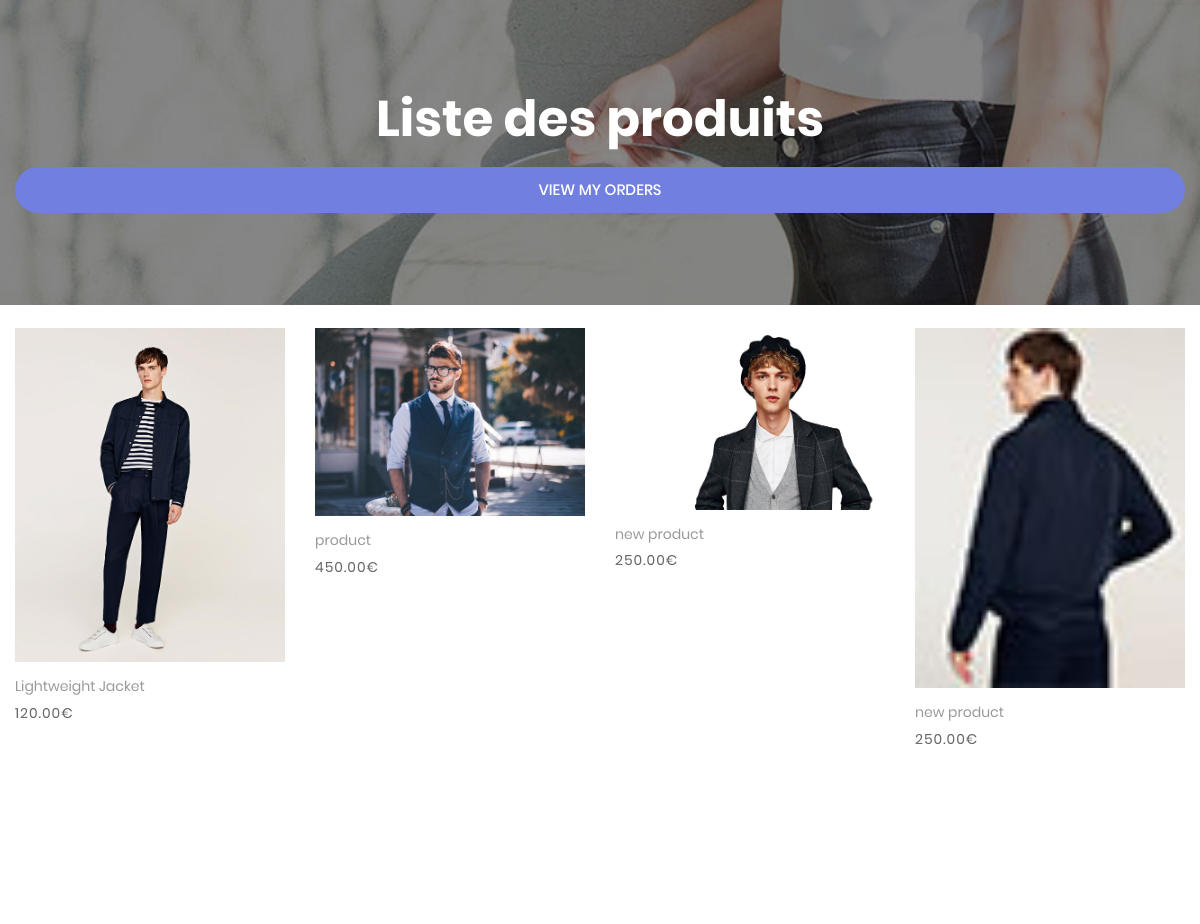
Before: /accounts/client/dashboard/ (signed in) with the older database file.
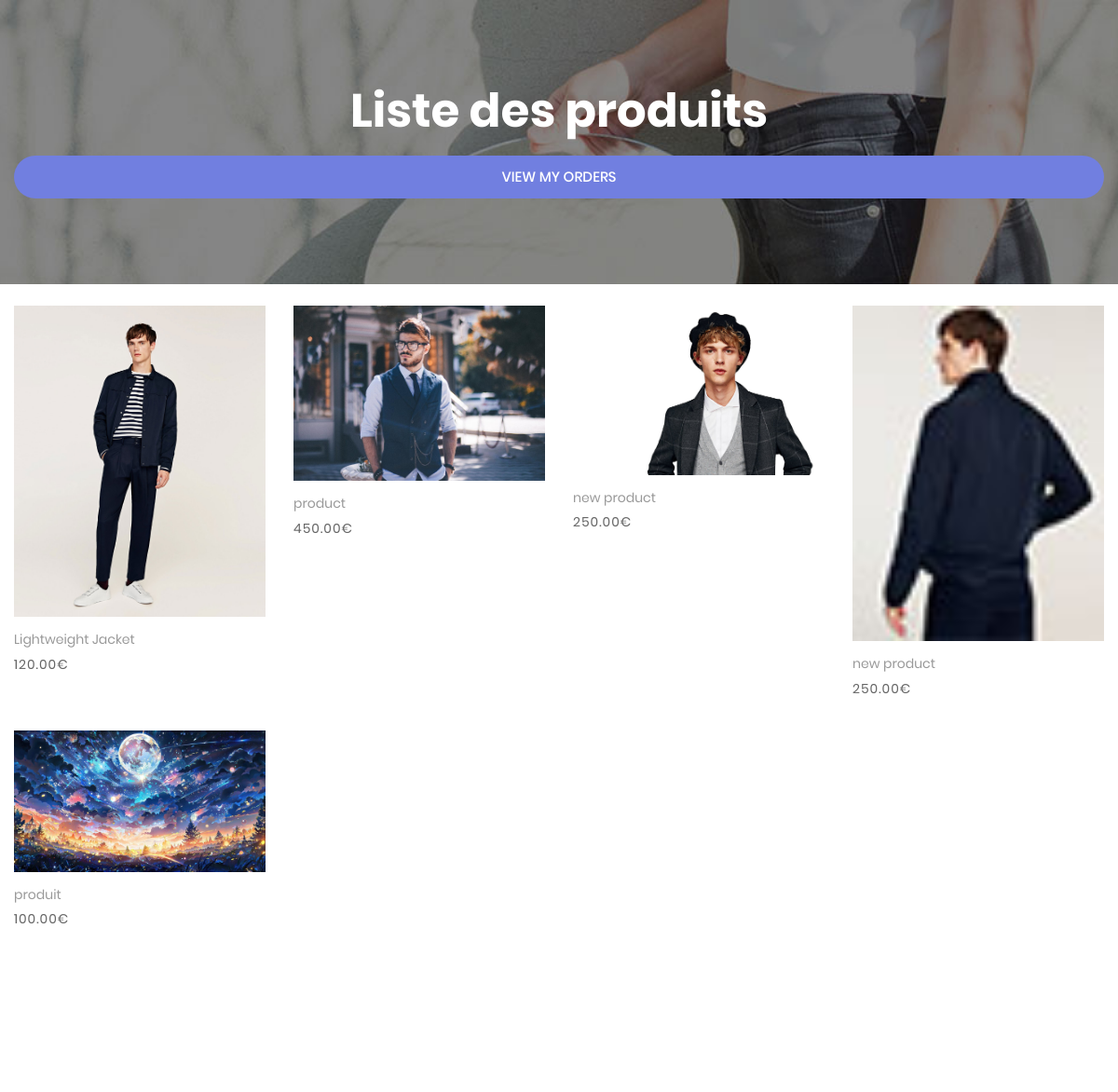
After: the same page with the newer database file.
### accounts/models.py (models this page shows, shortened)
class Product(models.Model):
    name = models.CharField(max_length=100)
    description = models.TextField()
    price = models.DecimalField(max_digits=10, decimal_places=2)
    stock = models.PositiveIntegerField()
    image = models.ImageField(upload_to='products/', blank=True, null=True)

### accounts/views.py (the view, shortened to what this page needs)
# urls.py: path('client/dashboard/', views.client_dashboard, name='client_dashboard'),
def client_dashboard(request):
    if request.user.role != 'client':
        return redirect('login')
    products = Product.objects.all()
    return render(request, 'accounts/client_dashboard.html', {'products': products})

### accounts/templates/accounts/client_dashboard.html (shortened to what this page needs)
{% load static %}
<!DOCTYPE html>
<html lang="en">
<head>
	<link rel="stylesheet" type="text/css" href="{% static 'vendor/bootstrap/css/bootstrap.min.css' %}">
	<link rel="stylesheet" type="text/css" href="{% static 'fonts/font-awesome-4.7.0/css/font-awesome.min.css' %}">
	<link rel="stylesheet" type="text/css" href="{% static 'fonts/iconic/css/material-design-iconic-font.min.css' %}">
	<link rel="stylesheet" type="text/css" href="{% static 'fonts/linearicons-v1.0.0/icon-font.min.css' %}">
	<link rel="stylesheet" type="text/css" href="{% static 'vendor/animate/animate.css' %}">
	<link rel="stylesheet" type="text/css" href="{% static 'vendor/css-hamburgers/hamburgers.min.css' %}">
	<link rel="stylesheet" type="text/css" href="{% static 'vendor/animsition/css/animsition.min.css' %}">
	<link rel="stylesheet" type="text/css" href="{% static 'vendor/select2/select2.min.css' %}">
	<link rel="stylesheet" type="text/css" href="{% static 'vendor/daterangepicker/daterangepicker.css' %}">
	<link rel="stylesheet" type="text/css" href="{% static 'vendor/slick/slick.css' %}">
	<link rel="stylesheet" type="text/css" href="{% static 'vendor/MagnificPopup/magnific-popup.css' %}">
	<link rel="stylesheet" type="text/css" href="{% static 'vendor/perfect-scrollbar/perfect-scrollbar.css' %}">
	<link rel="stylesheet" type="text/css" href="{% static 'css/util.css' %}">
	<link rel="stylesheet" type="text/css" href="{% static 'css/main.css' %}">
</head>
<body>
    <section class="bg-img1 txt-center p-lr-15 p-tb-92" style="background-image: url('{% static 'images/bg-01.jpg' %}');">
        <h2 class="ltext-105 cl0 txt-center">Liste des produits</h2>
        <div class="p-t-20">
            <a href="{% url 'orders' %}" class="flex-c-m stext-101 cl0 size-101 bg1 bor1 hov-btn1 p-lr-15 trans-04">
                View My Orders
            </a>
        </div>
    </section>
    <div class="bg0 m-t-23 p-b-140">
        <div class="container">
            <div class="row isotope-grid">
                {% for product in products %}
                    <div class="col-sm-6 col-md-4 col-lg-3 p-b-35 isotope-item">
                        <div class="block2">
                            <div class="block2-pic hov-img0">
                                {% if product.image %}
                                    <img src="{{ product.image.url }}" alt="{{ product.name }}">
                                {% else %}
                                    <img src="{% static 'images/product-01.jpg' %}" alt="Default">
                                {% endif %}
                            </div>
                            <div class="block2-txt flex-w flex-t p-t-14">
                                <div class="block2-txt-child1 flex-col-l">
                                    <span class="stext-104 cl4 hov-cl1 trans-04 js-name-b2 p-b-6">
                                        {{ product.name }}
                                    </span>
                                    <span class="stext-105 cl3">
                                        {{ product.price }}€
                                    </span>
                                </div>
                            </div>
                        </div>
                    </div>
                {% endfor %}
            </div>
        </div>
    </div>
</body>
</html>

### static/css/main.css (style rules this page uses)
.container { max-width: 1380px; }
@media (max-width: 1600px) { .container { max-width: 1200px; } }
.block2-pic { position: relative; }
.block2-txt-child1 { width: calc(100% - 30px); }
.cl0 { color: #fff; }
.cl3 { color: #666; }
.cl4 { color: #999; }
.stext-101 { font-family: Poppins-Medium; font-size: 15px; line-height: 1.466667; text-transform: uppercase; }
.stext-104 { font-family: Poppins-Regular; font-size: 14px; line-height: 1.466667; }
.stext-105 { font-family: Poppins-Regular; font-size: 14px; line-height: 1.466667; letter-spacing: 1px; }
.ltext-105 { font-family: Poppins-Bold; font-size: 50px; line-height: 1.1; }
.size-101 { min-width: 161px; height: 46px; }
.bg0 { background-color: #fff; }
.bg1 { background-color: #717fe0; }
.bg-img1 { background-size: cover; background-position: center center; background-repeat: no-repeat; }
.bor1 { border-radius: 23px; }
.hov-img0 { display: block; overflow: hidden; }
.hov-img0 img { width: 100%; -webkit-transition: transform 0.9s ease; -o-transition: transform 0.9s ease; -moz-transition: transform 0.9s ease; transition: transform 0.9s ease; }

Changed rows visible on the page:
added Product: image (picture), name "produit", price "100.00"
